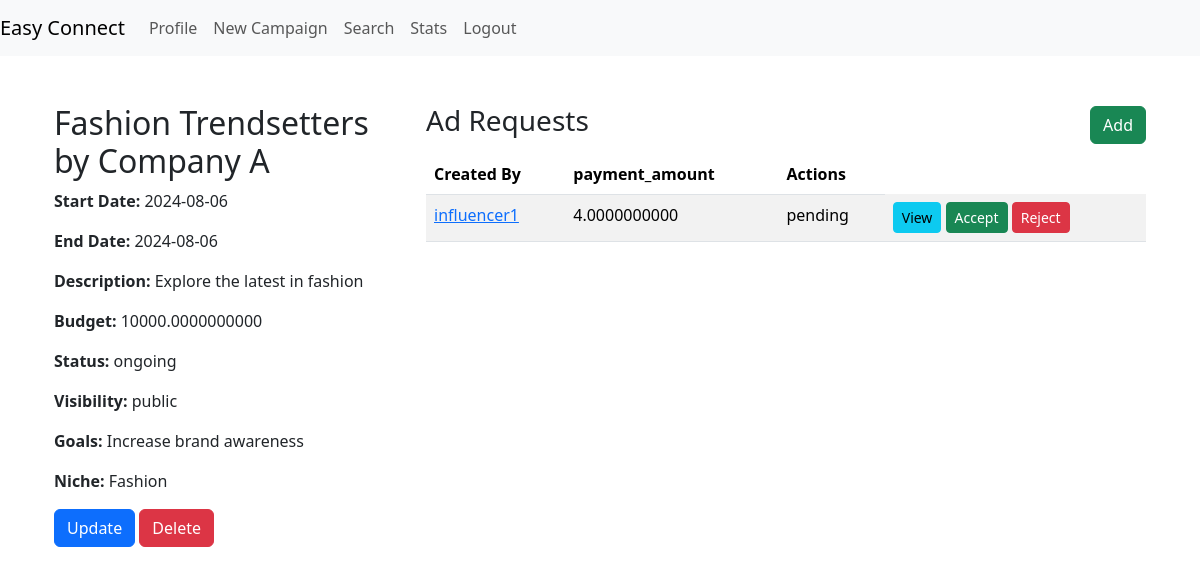
Before: /campaign_details/1 (signed in) with the older database file.
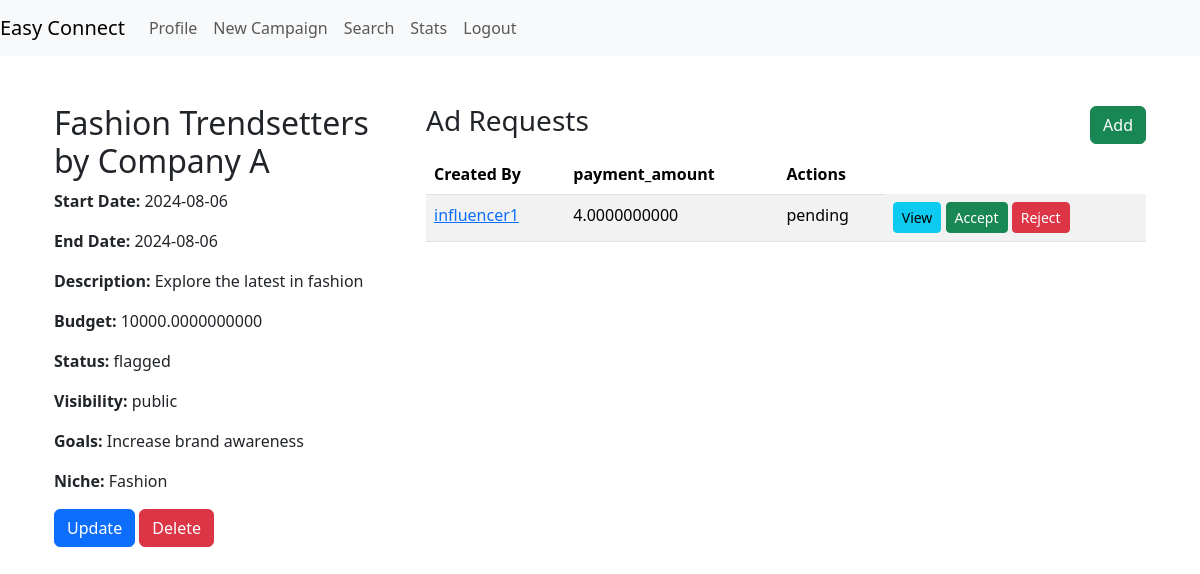
After: the same page with the newer database file.
### models.py (models this page shows)
class Campaign(db.Model):
    __tablename__ = 'campaign'
    campaign_id = db.Column(db.Integer, primary_key=True, autoincrement=True)
    sponsor_id = db.Column(db.Integer, db.ForeignKey('sponsors.sponsor_id'), nullable=False)
    name = db.Column(db.String(32),unique=True, nullable=False)
    description = db.Column(db.String(128))
    start_date = db.Column(db.Date)
    end_date = db.Column(db.Date)
    budget = db.Column(db.Float(10, 2), nullable=False)
    visibility = db.Column(Enum('private', 'public', name='visibility_types'), default='public', nullable=False)
    goals = db.Column(db.String(128))
    niche = db.Column(db.String(32),nullable=False)
    campaign_status = db.Column(Enum('ongoing', 'flagged', 'deleted', 'completed' ,name='campaign_status_types'), default='ongoing', nullable=False)
    sponsor = db.relationship('Sponsor', backref=db.backref('campaigns', lazy=True))

class AdRequest(db.Model):
    __tablename__ = 'ad_request'
    ad_request_id = db.Column(db.Integer, primary_key=True, autoincrement=True)
    campaign_id = db.Column(db.Integer, db.ForeignKey('campaign.campaign_id'), nullable=False)
    created_by = db.Column(db.Integer, db.ForeignKey('user.id'), nullable=False)
    created_for = db.Column(db.Integer, db.ForeignKey('user.id'), nullable=False)
    messages = db.Column(db.String(64))
    requirements = db.Column(db.String(128))
    payment_amount = db.Column(db.Float(10, 2))
    status = db.Column(Enum('ongoing', 'pending', 'flagged', 'deleted', 'completed', 'rejected' ,name='ad_request_status_types'), default='pending', nullable=False)
    campaign = db.relationship('Campaign', backref=db.backref('ad_requests', lazy=True))
    creator = db.relationship('User', foreign_keys=[created_by], backref=db.backref('created_ad_requests', lazy=True))
    recipient = db.relationship('User', foreign_keys=[created_for], backref=db.backref('received_ad_requests', lazy=True))

class User(db.Model):
    __tablename__ = 'user'
    id = db.Column(db.Integer, primary_key=True, autoincrement=True)
    role_id = db.Column(db.Integer, db.ForeignKey('user_role.role_id'), nullable=False)
    username = db.Column(db.String(32), nullable=False, unique=True)
    email_id = db.Column(db.String(64), unique=True, nullable=False)
    password = db.Column(db.String(64), nullable=False)
    is_flagged = db.Column(db.Boolean ,default=False)
    role = db.relationship('UserRole', backref=db.backref('users', lazy=True))

### routes.py (the view)
@app.route('/campaign_details/<int:campaign_id>')
@auth_rep
def campaign_details(campaign_id):
    campaign = Campaign.query.get(campaign_id)
    requests = AdRequest.query.filter_by(campaign_id=campaign_id)
    return render_template('campaign_details.html', campaign=campaign,requests=requests)

### routes.py (called while the page is built)
def auth_rep(func):
    @wraps(func)
    def inner(*args,**kwargs):
        if 'user_id' in session:
            user = User.query.get(session['user_id'])
            if user.is_flagged:
                flash('Your account is flagged and cannot perform this action.', 'error')
                return redirect(url_for('login'))
            return func(*args,**kwargs)
        else:
            flash('You are not logged in,Please login to proceed','error')
            return redirect(url_for('login'))
    return inner

### templates/campaign_details.html (shortened to what this page needs)
{% extends 'layout.html' %}
{% block content %}
<div class="container">
    <div class="row">
        <div class="col-md-4">
            <h2>{{ campaign.name }}</h2>
            <p><strong>Start Date:</strong> {{ campaign.start_date }}</p>
            <p><strong>End Date:</strong> {{ campaign.end_date }}</p>
            <p><strong>Description:</strong> {{ campaign.description }}</p>
            <p><strong>Budget:</strong> {{ campaign.budget }}</p>
            <p><strong>Status:</strong> {{ campaign.campaign_status }}</p>
            <p><strong>Visibility:</strong> {{ campaign.visibility }}</p>
            <p><strong>Goals:</strong> {{ campaign.goals }}</p>
            <p><strong>Niche:</strong> {{ campaign.niche }}</p>
            {% if session['role_id'] == 2 %}
            <a href="{{ url_for('update_campaign', campaign_id=campaign.campaign_id) }}" class="btn btn-primary">Update</a>
            <a href="{{ url_for('delete_campaign', campaign_id=campaign.campaign_id) }}" class="btn btn-danger">Delete</a>
            {% endif %}
        </div>
        <div class="col-md-8">
            <div class="d-flex justify-content-between align-items-center">
                <h3>Ad Requests</h3>
                {% if not session['role_id'] == 1 %}
                <a href="{{ url_for('add_ad_request', campaign_id=campaign.campaign_id) }}" class="btn btn-success">Add</a>
                {% endif %}
            </div>
            <table class="table table-striped mt-2">
                <thead>
                    <tr>
                        <th>Created By</th>
                        <th>payment_amount</th>
                        <th>Actions</th>
                    </tr>
                </thead>
                <tbody>
                    {% for request in requests %}
                    <tr>
                        <td><a href="{{ url_for('view_profile', user_id=request.created_by) }}">{{ request.creator.username }}</a></td>
                        <td>{{ request.payment_amount }}</td>
                        <td>{{ request.status}}</td>
                        <td>
                            <a href="{{ url_for('ad_request_details', request_id=request.ad_request_id) }}" class="btn btn-info btn-sm">View</a>
                            {% if request.created_for == session['user_id'] and request.status == 'pending'%}
                                <form action="{{ url_for('accept_ad_request', request_id=request.ad_request_id) }}" method="POST" style="display:inline;">
                                    <button type="submit" class="btn btn-success btn-sm">Accept</button>
                                </form>
                                <form action="{{ url_for('reject_ad_request', request_id=request.ad_request_id) }}" method="POST" style="display:inline;">
                                    <button type="submit" class="btn btn-danger btn-sm">Reject</button>
                                </form>
                            {% endif %}
                        </td>
                    </tr>
                    {% endfor %}
                </tbody>
            </table>
        </div>
    </div>
</div>
{% endblock %}

### templates/layout.html (shortened to what this page needs)
<!DOCTYPE html>
<html lang="en">
<head>
    <link href="https://cdn.jsdelivr.net/npm/bootstrap@5.3.3/dist/css/bootstrap.min.css" rel="stylesheet">
</head>
<body>
    {% if 'role_id' in session %}
        {% if session.role_id == 1 %}
            {% include 'nav_admin.html' %}
        {% elif session.role_id == 3 %}
            {% include 'nav_inf.html' %}
        {% elif session.role_id == 2 %}
            {% include 'nav_spon.html' %}
        {% else %}
            {% include 'navbar.html' %}
        {% endif %}
    {% else %}
        {% include 'navbar.html' %}
    {% endif %}
    <div class="container mt-5">
        {% block content %}{% endblock %}
    </div>
</body>
</html>

### templates/nav_spon.html (shortened to what this page needs)
<nav class="navbar navbar-expand-lg navbar-light bg-light">
    <a class="navbar-brand" href="{{ url_for('sponsor_dashboard')}} ">Easy Connect</a>
    <div class="collapse navbar-collapse" id="navbarNav">
        <ul class="navbar-nav me-auto mb-2 mb-lg-0">
            <li class="nav-item">
                <a class="nav-link" href="{{ url_for('user_profile',user_id=session.user_id) }}">Profile</a>
            </li>
            <li class="nav-item">
                <a class="nav-link" href="{{ url_for('create_campaign') }}">New Campaign</a>
            </li>
            <li class="nav-item">
                <a class="nav-link" href="{{ url_for('sponsor_search') }}">Search</a>
            </li>
            <li class="nav-item">
                <a class="nav-link" href="{{ url_for('stats') }}">Stats</a>
            </li>
            <li class="nav-item">
                <a class="nav-link" href="{{ url_for('logout') }}">Logout</a>
            </li>
        </ul>
    </div>
</nav>

Changed rows visible on the page:
changed Campaign "Fashion Trendsetters by Company A": campaign_status "ongoing" → "flagged"
